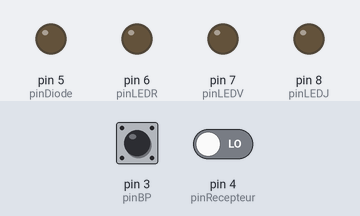
Recording of a sketch running on a simulated Arduino Uno, built with avr-gcc and run on an emulated ATmega328P. On the bench: output pins drawn as LEDs (lit = HIGH). Inputs (shaded band) come from the test bench; at power-on: pin 3 (pinBP) LOW, pin 4 (pinRecepteur) LOW.

Above: at 1.2 s.
1.3 s: pin 3 (pinBP) driven HIGH
At 2.5 s:
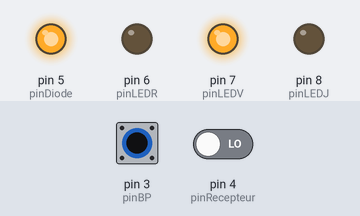
2.8 s: pin 4 (pinRecepteur) driven HIGH
At 3.9 s:
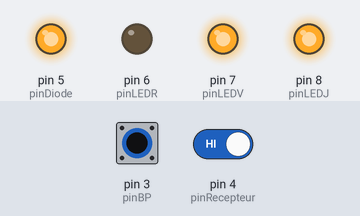
4.3 s: pin 4 (pinRecepteur) driven LOW
At 5.0 s:
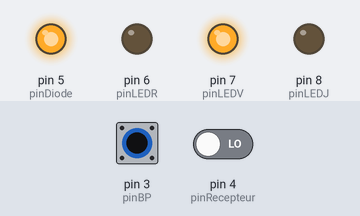
5.8 s: pin 3 (pinBP) pulsed LOW 5 times (0.12 s each, 0.3 s apart)
At 8.4 s:
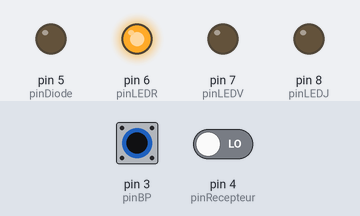
Timing chart, 0 to 9.8 s (numbered marks = the images above; inputs shaded):
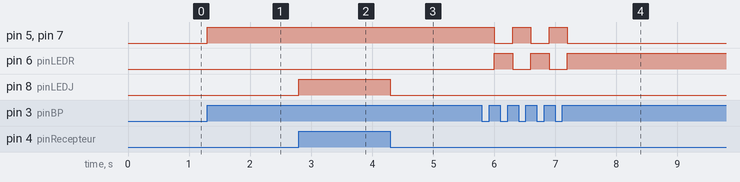

The sketch:

Fourche_Optique.ino
```cpp
int etat;
int oldEtatBP;

const int WAIT = 0;
const int START = 1;
const int STOP = 2;

const int pinBP = 3;
const int pinRecepteur = 4;
const int pinDiode = 5;
const int pinLEDR = 6;
const int pinLEDV = 7;
const int pinLEDJ = 8;


void setup() {
 pinMode(pinBP, INPUT);
 pinMode(pinRecepteur, INPUT);
 pinMode(pinLEDR, OUTPUT);
 pinMode(pinLEDV, OUTPUT);
 pinMode(pinLEDJ, OUTPUT);
 pinMode(pinDiode, OUTPUT);

 etat = WAIT;
 oldEtatBP = LOW;
 digitalWrite(pinLEDR, LOW);
 digitalWrite(pinLEDV, LOW);
 digitalWrite(pinLEDJ, LOW);
 digitalWrite(pinDiode, LOW);
}

void loop() {
  int etatBP = digitalRead(pinBP);

  if(oldEtatBP == LOW && etatBP == HIGH){
    if (etat == WAIT || etat == STOP){
      etat = START;
      digitalWrite(pinLEDV, HIGH);
      digitalWrite(pinLEDR, LOW);
      digitalWrite(pinDiode, HIGH);
     }
    else {
      etat = STOP;
      digitalWrite(pinLEDV, LOW);
      digitalWrite(pinLEDR, HIGH);
      digitalWrite(pinDiode, LOW);
      digitalWrite(pinLEDJ, LOW);
      digitalWrite(pinRecepteur, LOW);
     }
 }
    if (etat == START){
          digitalWrite(pinLEDJ, digitalRead(pinRecepteur));
     }
      oldEtatBP = etatBP;
      delay(100);
}
```

Measured:
- after the input at 1.3 s, pin 5 (pinDiode), pin 7 (pinLEDV): LOW → HIGH at once
- after the input at 2.8 s, pin 8 (pinLEDJ): LOW → HIGH at once
- after the input at 4.3 s, pin 8 (pinLEDJ): HIGH → LOW at once
- after the input at 5.8 s, pin 5 (pinDiode), pin 7 (pinLEDV): alternates HIGH for 0.30 s and LOW for 0.30 s, 5 changes in all, then stays LOW, starting after 0.20 s; pin 6 (pinLEDR): alternates HIGH for 0.30 s and LOW for 0.30 s, 5 changes in all, then stays HIGH, starting after 0.20 s
